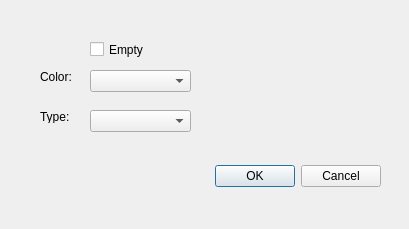
<?xml version="1.0" encoding="UTF-8"?>
<ui version="4.0">
 <class>ChessSquareDialog</class>
 <widget class="QDialog" name="ChessSquareDialog">
  <property name="geometry">
   <rect>
    <x>0</x>
    <y>0</y>
    <width>409</width>
    <height>229</height>
   </rect>
  </property>
  <property name="sizePolicy">
   <sizepolicy hsizetype="Fixed" vsizetype="Fixed">
    <horstretch>0</horstretch>
    <verstretch>0</verstretch>
   </sizepolicy>
  </property>
  <property name="windowTitle">
   <string>Edit Square</string>
  </property>
  <widget class="QDialogButtonBox" name="buttonBox">
   <property name="geometry">
    <rect>
     <x>40</x>
     <y>160</y>
     <width>341</width>
     <height>32</height>
    </rect>
   </property>
   <property name="orientation">
    <enum>Qt::Horizontal</enum>
   </property>
   <property name="standardButtons">
    <set>QDialogButtonBox::Cancel|QDialogButtonBox::Ok</set>
   </property>
  </widget>
  <widget class="QCheckBox" name="cbIsEmpty">
   <property name="geometry">
    <rect>
     <x>90</x>
     <y>40</y>
     <width>72</width>
     <height>19</height>
    </rect>
   </property>
   <property name="text">
    <string>Empty</string>
   </property>
  </widget>
  <widget class="QComboBox" name="cbColor">
   <property name="geometry">
    <rect>
     <x>90</x>
     <y>70</y>
     <width>101</width>
     <height>22</height>
    </rect>
   </property>
  </widget>
  <widget class="QComboBox" name="cbType">
   <property name="geometry">
    <rect>
     <x>90</x>
     <y>110</y>
     <width>101</width>
     <height>22</height>
    </rect>
   </property>
  </widget>
  <widget class="QLabel" name="label">
   <property name="geometry">
    <rect>
     <x>40</x>
     <y>70</y>
     <width>47</width>
     <height>13</height>
    </rect>
   </property>
   <property name="text">
    <string>Color:</string>
   </property>
  </widget>
  <widget class="QLabel" name="label_2">
   <property name="geometry">
    <rect>
     <x>40</x>
     <y>110</y>
     <width>47</width>
     <height>13</height>
    </rect>
   </property>
   <property name="text">
    <string>Type:</string>
   </property>
  </widget>
 </widget>
 <resources/>
 <connections>
  <connection>
   <sender>buttonBox</sender>
   <signal>accepted()</signal>
   <receiver>ChessSquareDialog</receiver>
   <slot>accept()</slot>
   <hints>
    <hint type="sourcelabel">
     <x>248</x>
     <y>254</y>
    </hint>
    <hint type="destinationlabel">
     <x>157</x>
     <y>274</y>
    </hint>
   </hints>
  </connection>
  <connection>
   <sender>buttonBox</sender>
   <signal>rejected()</signal>
   <receiver>ChessSquareDialog</receiver>
   <slot>reject()</slot>
   <hints>
    <hint type="sourcelabel">
     <x>316</x>
     <y>260</y>
    </hint>
    <hint type="destinationlabel">
     <x>286</x>
     <y>274</y>
    </hint>
   </hints>
  </connection>
 </connections>
</ui>
